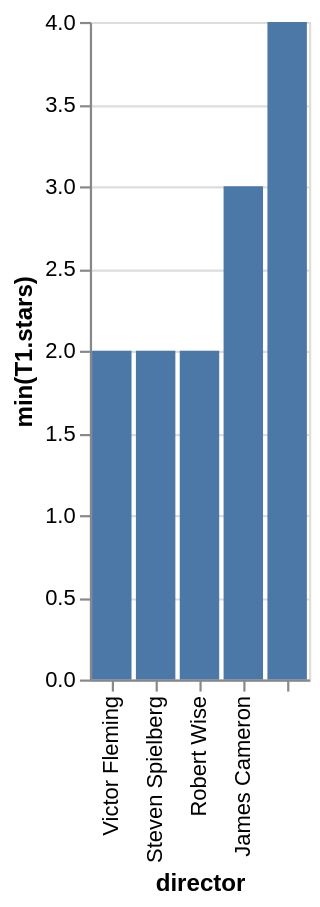

Here is the Vega-Lite specification saved for this chart:
### Vega-Lite specification from a JSON file in a GitHub repository (floating-point values rounded to 4 significant figures)
{"data": {"values": [{"x_data": "Victor Fleming", "y_data": 2}, {"x_data": "Steven Spielberg", "y_data": 2}, {"x_data": "Robert Wise", "y_data": 2}, {"x_data": "James Cameron", "y_data": 3}, {"x_data": "", "y_data": 4}]}, "mark": "bar", "encoding": {"x": {"field": "x_data", "type": "nominal", "title": "director", "sort": "descending"}, "y": {"field": "y_data", "type": "quantitative", "title": "min(T1.stars)"}}}
